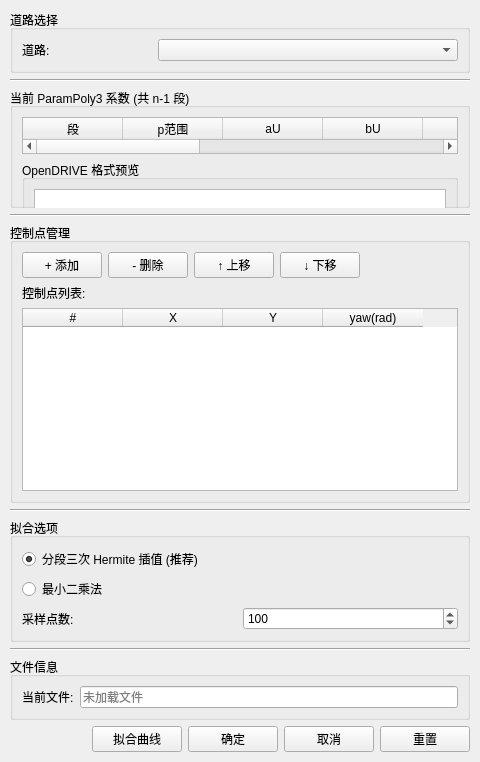
<?xml version="1.0" encoding="UTF-8"?>
<ui version="4.0">
 <class>FormEditRoad</class>
 <widget class="QWidget" name="FormEditRoad">
  <property name="geometry">
   <rect>
    <x>0</x>
    <y>0</y>
    <width>480</width>
    <height>700</height>
   </rect>
  </property>
  <property name="windowTitle">
   <string>道路参考线编辑 (ParamPoly3)</string>
  </property>

  <layout class="QVBoxLayout" name="verticalLayout">
   <property name="leftMargin">
    <number>10</number>
   </property>
   <property name="topMargin">
    <number>10</number>
   </property>
   <property name="rightMargin">
    <number>10</number>
   </property>
   <property name="bottomMargin">
    <number>10</number>
   </property>

   <!-- 道路选择区域 -->
   <item>
    <widget class="QGroupBox" name="groupBox_road">
     <property name="title">
      <string>道路选择</string>
     </property>
     <layout class="QHBoxLayout" name="horizontalLayout_road">
      <item>
       <widget class="QLabel" name="label_road">
        <property name="text">
         <string>道路:</string>
        </property>
       </widget>
      </item>
      <item>
       <widget class="QComboBox" name="comboBox_road">
        <property name="minimumSize">
         <size>
          <width>300</width>
          <height>0</height>
         </size>
        </property>
       </widget>
      </item>
     </layout>
    </widget>
   </item>

   <!-- 分隔线 -->
   <item>
    <widget class="QFrame" name="line_separator1">
     <property name="frameShape">
      <enum>QFrame::HLine</enum>
     </property>
     <property name="frameShadow">
      <enum>QFrame::Sunken</enum>
     </property>
    </widget>
   </item>

   <!-- ParamPoly3 系数显示区域 (多段) -->
   <item>
    <widget class="QGroupBox" name="groupBox_coeff">
     <property name="title">
      <string>当前 ParamPoly3 系数 (共 n-1 段)</string>
     </property>
     <property name="minimumSize">
      <size>
       <width>0</width>
       <height>120</height>
      </size>
     </property>
     <layout class="QVBoxLayout" name="verticalLayout_coeff">
      
      <!-- 使用表格显示多段系数 -->
      <item>
       <widget class="QTableWidget" name="tableWidget_segments">
        <property name="alternatingRowColors">
         <bool>true</bool>
        </property>
        <property name="selectionMode">
         <enum>QAbstractItemView::SingleSelection</enum>
        </property>
        <property name="selectionBehavior">
         <enum>QAbstractItemView::SelectRows</enum>
        </property>
        <column>
         <property name="text">
          <string>段</string>
         </property>
        </column>
        <column>
         <property name="text">
          <string>p范围</string>
         </property>
        </column>
        <column>
         <property name="text">
          <string>aU</string>
         </property>
        </column>
        <column>
         <property name="text">
          <string>bU</string>
         </property>
        </column>
        <column>
         <property name="text">
          <string>cU</string>
         </property>
        </column>
        <column>
         <property name="text">
          <string>dU</string>
         </property>
        </column>
        <column>
         <property name="text">
          <string>aV</string>
         </property>
        </column>
        <column>
         <property name="text">
          <string>bV</string>
         </property>
        </column>
        <column>
         <property name="text">
          <string>cV</string>
         </property>
        </column>
        <column>
         <property name="text">
          <string>dV</string>
         </property>
        </column>
       </widget>
      </item>
      
      <!-- OpenDRIVE 格式预览 -->
      <item>
       <widget class="QGroupBox" name="groupBox_opendrive">
        <property name="title">
         <string>OpenDRIVE 格式预览</string>
        </property>
        <property name="minimumSize">
         <size>
          <width>0</width>
          <height>80</height>
         </size>
        </property>
        <layout class="QVBoxLayout" name="verticalLayout_opendrive">
         <item>
          <widget class="QTextEdit" name="textEdit_opendrive">
           <property name="readOnly">
            <bool>true</bool>
           </property>
           <property name="minimumSize">
            <size>
             <width>0</width>
             <height>60</height>
            </size>
           </property>
           <property name="lineWrapMode">
            <enum>QTextEdit::NoWrap</enum>
           </property>
          </widget>
         </item>
        </layout>
       </widget>
      </item>
      
     </layout>
    </widget>
   </item>

   <!-- 分隔线 -->
   <item>
    <widget class="QFrame" name="line_separator2">
     <property name="frameShape">
      <enum>QFrame::HLine</enum>
     </property>
     <property name="frameShadow">
      <enum>QFrame::Sunken</enum>
     </property>
    </widget>
   </item>

   <!-- 控制点管理区域 -->
   <item>
    <widget class="QGroupBox" name="groupBox_controlPoints">
     <property name="title">
      <string>控制点管理</string>
     </property>
     <property name="minimumSize">
      <size>
       <width>0</width>
       <height>280</height>
      </size>
     </property>
     <layout class="QVBoxLayout" name="verticalLayout_controlPoints">
      
      <!-- 控制点操作按钮 -->
      <item>
       <layout class="QHBoxLayout" name="horizontalLayout_pointButtons">
        <item>
         <widget class="QPushButton" name="pushButton_addPoint">
          <property name="text">
           <string>+ 添加</string>
          </property>
          <property name="minimumSize">
           <size>
            <width>70</width>
            <height>0</height>
           </size>
          </property>
         </widget>
        </item>
        <item>
         <widget class="QPushButton" name="pushButton_deletePoint">
          <property name="text">
           <string>- 删除</string>
          </property>
          <property name="minimumSize">
           <size>
            <width>70</width>
            <height>0</height>
           </size>
          </property>
         </widget>
        </item>
        <item>
         <widget class="QPushButton" name="pushButton_moveUp">
          <property name="text">
           <string>↑ 上移</string>
          </property>
          <property name="minimumSize">
           <size>
            <width>70</width>
            <height>0</height>
           </size>
          </property>
         </widget>
        </item>
        <item>
         <widget class="QPushButton" name="pushButton_moveDown">
          <property name="text">
           <string>↓ 下移</string>
          </property>
          <property name="minimumSize">
           <size>
            <width>70</width>
            <height>0</height>
           </size>
          </property>
         </widget>
        </item>
        <item>
         <spacer name="horizontalSpacer_pointButtons">
          <property name="orientation">
           <enum>Qt::Horizontal</enum>
          </property>
          <property name="sizeHint">
           <size>
            <width>40</width>
            <height>20</height>
           </size>
          </property>
         </spacer>
        </item>
       </layout>
      </item>
      
      <!-- 控制点列表标题 -->
      <item>
       <widget class="QLabel" name="label_controlPoints">
        <property name="text">
         <string>控制点列表:</string>
        </property>
       </widget>
      </item>
      
      <!-- 控制点表格 -->
      <item>
       <widget class="QTableWidget" name="tableWidget_controlPoints">
        <property name="alternatingRowColors">
         <bool>true</bool>
        </property>
        <property name="selectionMode">
         <enum>QAbstractItemView::SingleSelection</enum>
        </property>
        <property name="selectionBehavior">
         <enum>QAbstractItemView::SelectRows</enum>
        </property>
        <column>
         <property name="text">
          <string>#</string>
         </property>
        </column>
        <column>
         <property name="text">
          <string>X</string>
         </property>
        </column>
        <column>
         <property name="text">
          <string>Y</string>
         </property>
        </column>
        <column>
         <property name="text">
          <string>yaw(rad)</string>
         </property>
        </column>
       </widget>
      </item>
     </layout>
    </widget>
   </item>

   <!-- 分隔线 -->
   <item>
    <widget class="QFrame" name="line_separator3">
     <property name="frameShape">
      <enum>QFrame::HLine</enum>
     </property>
     <property name="frameShadow">
      <enum>QFrame::Sunken</enum>
     </property>
    </widget>
   </item>

   <!-- 拟合选项区域 -->
   <item>
    <widget class="QGroupBox" name="groupBox_fitOptions">
     <property name="title">
      <string>拟合选项</string>
     </property>
     <layout class="QVBoxLayout" name="verticalLayout_fitOptions">
      <item>
       <widget class="QRadioButton" name="radioButton_hermite">
        <property name="text">
         <string>分段三次 Hermite 插值 (推荐)</string>
        </property>
        <property name="checked">
         <bool>true</bool>
        </property>
       </widget>
      </item>
      <item>
       <widget class="QRadioButton" name="radioButton_leastSquares">
        <property name="text">
         <string>最小二乘法</string>
        </property>
       </widget>
      </item>
      <item>
       <layout class="QHBoxLayout" name="horizontalLayout_samplePoints">
        <item>
         <widget class="QLabel" name="label_samplePoints">
          <property name="text">
           <string>采样点数:</string>
          </property>
         </widget>
        </item>
        <item>
         <widget class="QSpinBox" name="spinBox_samplePoints">
          <property name="minimum">
           <number>10</number>
          </property>
          <property name="maximum">
           <number>500</number>
          </property>
          <property name="value">
           <number>100</number>
          </property>
         </widget>
        </item>
       </layout>
      </item>
     </layout>
    </widget>
   </item>

   <!-- 分隔线 -->
   <item>
    <widget class="QFrame" name="line_separator4">
     <property name="frameShape">
      <enum>QFrame::HLine</enum>
     </property>
     <property name="frameShadow">
      <enum>QFrame::Sunken</enum>
     </property>
    </widget>
   </item>

   <!-- 文件信息 -->
   <item>
    <widget class="QGroupBox" name="groupBox_file">
     <property name="title">
      <string>文件信息</string>
     </property>
     <layout class="QHBoxLayout" name="horizontalLayout_file">
      <item>
       <widget class="QLabel" name="label_filePath">
        <property name="text">
         <string>当前文件:</string>
        </property>
       </widget>
      </item>
      <item>
       <widget class="QLineEdit" name="lineEdit_filePath">
        <property name="readOnly">
         <bool>true</bool>
        </property>
        <property name="placeholderText">
         <string>未加载文件</string>
        </property>
       </widget>
      </item>
     </layout>
    </widget>
   </item>

   <!-- 操作按钮 -->
   <item>
    <layout class="QHBoxLayout" name="horizontalLayout_buttons">
     <item>
      <spacer name="horizontalSpacer_buttons_left">
       <property name="orientation">
        <enum>Qt::Horizontal</enum>
       </property>
       <property name="sizeHint">
        <size>
         <width>40</width>
         <height>20</height>
        </size>
       </property>
      </spacer>
     </item>
     <item>
      <widget class="QPushButton" name="pushButton_fit">
       <property name="text">
        <string>拟合曲线</string>
       </property>
       <property name="minimumSize">
        <size>
         <width>90</width>
         <height>0</height>
        </size>
       </property>
      </widget>
     </item>
     <item>
      <widget class="QPushButton" name="pushButton_save">
       <property name="text">
        <string>确定</string>
       </property>
       <property name="minimumSize">
        <size>
         <width>90</width>
         <height>0</height>
        </size>
       </property>
      </widget>
     </item>
     <item>
      <widget class="QPushButton" name="pushButton_cancel">
       <property name="text">
        <string>取消</string>
       </property>
       <property name="minimumSize">
        <size>
         <width>90</width>
         <height>0</height>
        </size>
       </property>
      </widget>
     </item>
     <item>
      <widget class="QPushButton" name="pushButton_reset">
       <property name="text">
        <string>重置</string>
       </property>
       <property name="minimumSize">
        <size>
         <width>90</width>
         <height>0</height>
        </size>
       </property>
      </widget>
     </item>
    </layout>
   </item>
   
  </layout>

 </widget>
 <resources/>
 <connections>
  <!-- 道路选择变化 -->
  <connection>
   <sender>comboBox_road</sender>
   <signal>currentIndexChanged(int)</signal>
   <receiver>FormEditRoad</receiver>
   <slot>onRoadSelected(int)</slot>
  </connection>
  
  <!-- 添加控制点 -->
  <connection>
   <sender>pushButton_addPoint</sender>
   <signal>clicked()</signal>
   <receiver>FormEditRoad</receiver>
   <slot>onAddPointClicked()</slot>
  </connection>
  
  <!-- 删除控制点 -->
  <connection>
   <sender>pushButton_deletePoint</sender>
   <signal>clicked()</signal>
   <receiver>FormEditRoad</receiver>
   <slot>onDeletePointClicked()</slot>
  </connection>
  
  <!-- 上移控制点 -->
  <connection>
   <sender>pushButton_moveUp</sender>
   <signal>clicked()</signal>
   <receiver>FormEditRoad</receiver>
   <slot>onMoveUpClicked()</slot>
  </connection>
  
  <!-- 下移控制点 -->
  <connection>
   <sender>pushButton_moveDown</sender>
   <signal>clicked()</signal>
   <receiver>FormEditRoad</receiver>
   <slot>onMoveDownClicked()</slot>
  </connection>
  
  <!-- 控制点表格点击 -->
  <connection>
   <sender>tableWidget_controlPoints</sender>
   <signal>cellClicked(int, int)</signal>
   <receiver>FormEditRoad</receiver>
   <slot>onControlPointClicked(int, int)</slot>
  </connection>
  
  <!-- 拟合曲线按钮 -->
  <connection>
   <sender>pushButton_fit</sender>
   <signal>clicked()</signal>
   <receiver>FormEditRoad</receiver>
   <slot>onFitClicked()</slot>
  </connection>
  
  <!-- 保存按钮 -->
  <connection>
   <sender>pushButton_save</sender>
   <signal>clicked()</signal>
   <receiver>FormEditRoad</receiver>
   <slot>onSaveClicked()</slot>
  </connection>
  
  <!-- 取消按钮 -->
  <connection>
   <sender>pushButton_cancel</sender>
   <signal>clicked()</signal>
   <receiver>FormEditRoad</receiver>
   <slot>onCancelClicked()</slot>
  </connection>
  
  <!-- 重置按钮 -->
  <connection>
   <sender>pushButton_reset</sender>
   <signal>clicked()</signal>
   <receiver>FormEditRoad</receiver>
   <slot>onResetClicked()</slot>
  </connection>
  
 </connections>
</ui>
